Frame 1 (no input): blank canvas, image omitted
Frame 60 (no input): blank canvas, image omitted
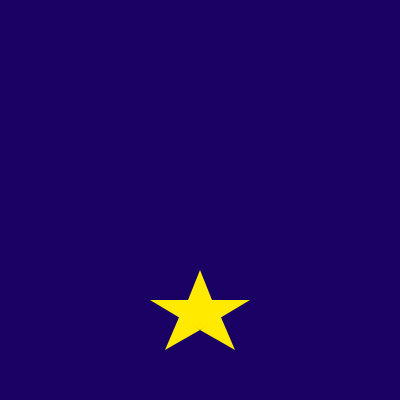
Frame 120 (the mouse pressed at the canvas centre since frame 60)

The p5.js sketch whose frames 1 and 60 were blank and that drew this single picture after the mouse press (run headless with seeded random() and noise() and a simulated clock; from frame 60 on, the mouse is pressed at the canvas centre):

// p5.js sketch
// ── sketch.js
let stars = [];

function setup() {
  createCanvas(400, 400);
}

function draw() {
  background(25, 2, 100);


  for (let i = 0; i < stars.length; i++) {
    stars[i].y += 2; 
    star(stars[i].x, stars[i].y);
  }
}


function mousePressed() {
 
  stars.push({ x: mouseX, y: mouseY });
}

/**
 * Draws a star at the given coordinates.
 * @param {number} x
 * @param {number} y
 */
function star(x, y) {
  fill(255, 234, 0); 
  noStroke();
  triangle(x, y - 50, x - 20, y, x + 20, y);
  triangle(x - 50, y - 20, x, y - 20, x , y + 10);
  triangle(x + 50, y - 20, x, y - 20, x , y + 10);
  triangle(x - 20, y - 5, x, y + 10, x - 35, y + 30);
  triangle(x , y + 10, x + 20, y - 5, x + 35, y + 30);
}
